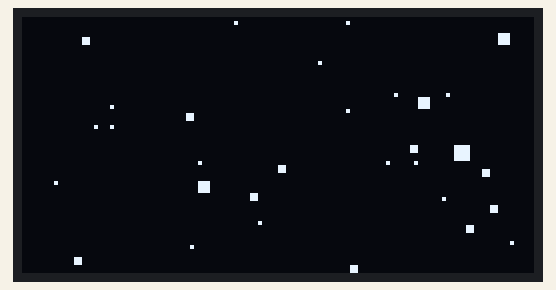
This program was run on a simulated Raspberry Pi (BCM pin numbers). Parts: 128×64 one-colour display. Random numbers come from a fixed seed; the clock reads 2024-03-15 10:24:30 at power-on unless the program sets it; what the program prints to the terminal is not drawn.

Above: at 0.25 s.
At 5.2 s:
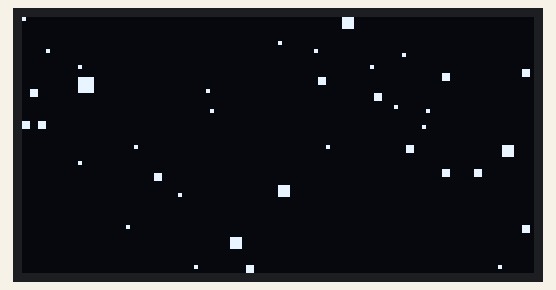
At 10.15 s:
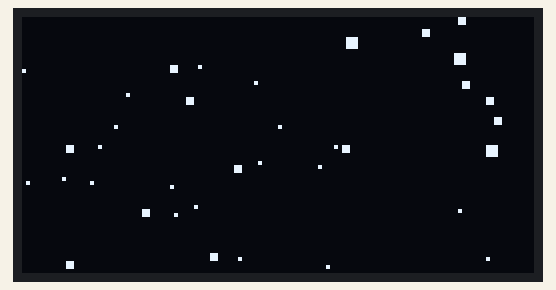
At 20.06 s:
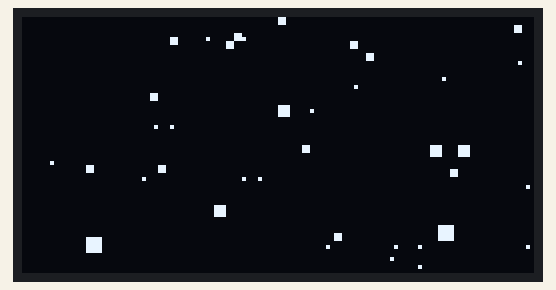
At 29.98 s:
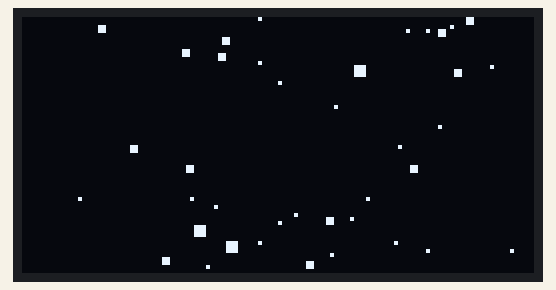
At 39.9 s:
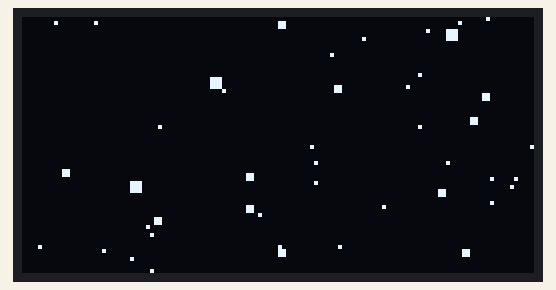

The program:

test.py
```python
# -*- coding: utf-8 -*-
# PYTHON_ARGCOMPLETE_OK

from random import randrange
from demo_opts import get_device
from luma.core.render import canvas


def init_stars(num_stars, max_depth):
    stars = []
    for i in range(num_stars):
        star = [randrange(-25, 25), randrange(-25, 25),
                randrange(1, max_depth)]
        stars.append(star)
    return stars


def move_and_draw_stars(stars, max_depth):
    origin_x = device.width // 2
    origin_y = device.height // 2

    with canvas(device) as draw:
        for star in stars:
            star[2] -= 0.19
            if star[2] <= 0:
                star[0] = randrange(-25, 25)
                star[1] = randrange(-25, 25)
                star[2] = max_depth
            k = 128.0 / star[2]
            x = int(star[0] * k + origin_x)
            y = int(star[1] * k + origin_y)
            if 0 <= x < device.width and 0 <= y < device.height:
                size = (1 - float(star[2]) / max_depth) * 4
                if (device.mode == "RGB"):
                    shade = (
                        int(100 + (1 - float(star[2]) / max_depth) * 155),) * 3
                else:
                    shade = "white"
                draw.rectangle((x, y, x + size, y + size), fill=shade)


def main():
    max_depth = 32
    stars = init_stars(512, max_depth)
    while True:
        move_and_draw_stars(stars, max_depth)


if __name__ == "__main__":
    try:
        device = get_device()
        main()
    except KeyboardInterrupt:
        pass
```

demo_opts.py
```python
# -*- coding: utf-8 -*-

import sys
import logging

from luma.core import cmdline, error


# logging
logging.basicConfig(
    level=logging.DEBUG,
    format='%(asctime)-15s - %(message)s'
)
# ignore PIL debug messages
logging.getLogger('PIL').setLevel(logging.ERROR)


def display_settings(args):
    """
    Display a short summary of the settings.

    :rtype: str
    """
    iface = ''
    display_types = cmdline.get_display_types()
    if args.display not in display_types['emulator']:
        iface = 'Interface: {}\n'.format(args.interface)

    lib_name = cmdline.get_library_for_display_type(args.display)
    if lib_name is not None:
        lib_version = cmdline.get_library_version(lib_name)
    else:
        lib_name = lib_version = 'unknown'

    import luma.core
    version = 'luma.{} {} (luma.core {})'.format(
        lib_name, lib_version, luma.core.__version__)

    return 'Version: {}\nDisplay: {}\n{}Dimensions: {} x {}\n{}'.format(
        version, args.display, iface, args.width, args.height, '-' * 60)


def get_device(actual_args=None):
    """
    Create device from command-line arguments and return it.
    """
    if actual_args is None:
        actual_args = sys.argv[1:]
    parser = cmdline.create_parser(description='luma.examples arguments')
    args = parser.parse_args(actual_args)

    if args.config:
        # load config from file
        config = cmdline.load_config(args.config)
        args = parser.parse_args(config + actual_args)

    print(display_settings(args))

    # create device
    try:
        device = cmdline.create_device(args)
    except error.Error as e:
        parser.error(e)

    return device
```
